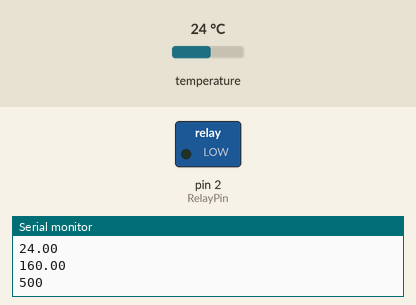
Bench run of a sketch on a simulated Arduino Uno, built with avr-gcc and run on an emulated ATmega328P. On the bench: switched loads named in the sketch (green lamp = pin HIGH), the last lines printed to the serial monitor. Inputs (shaded band) come from the test bench; at power-on: temperature 24 °C.

Above: at 0.85 s.
1.3 s: temperature set to 41 °C
At 5.5 s:
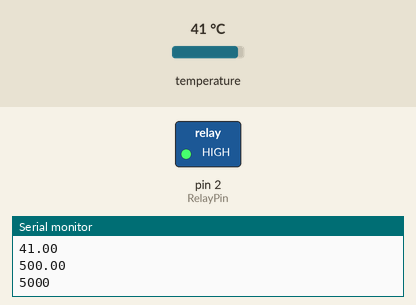
Timing chart, 0 to 7.0 s (numbered marks = the images above; inputs shaded):
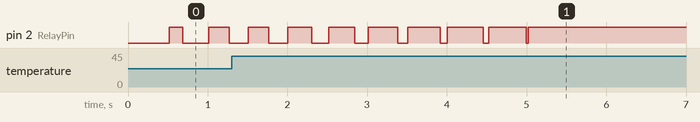

The sketch:

sousvide_pid_ds1820.ino
```cpp
/*
Sous vide controller:
Switches a solid state relay on and off tightly
controlling the temperature of the water bath.
Test runs has given a +-1 degrees Celsius precision over multiple hours
using a slowcooker as heat source.

PID library from:
Brett Beauregard <br3ttb@gmail.com>
https://github.com/br3ttb/Arduino-PID-Library/

DS1820 implementation from:
bildr
http://bildr.org/2011/07/ds18b20-arduino/
*/


#include <PID_v1.h>
#include <OneWire.h>
#define RelayPin 2

// DEBUG VARIABLES
unsigned long serialMillis=0;
int serialFreq=600;

int DS18S20_Pin = 6; //DS18S20 Signal pin on digital 6
OneWire ds(DS18S20_Pin);


//Define Variables we'll be connecting to
double Setpoint, Input, Output;

//Specify the links and initial tuning parameters
PID myPID(&Input, &Output, &Setpoint,2,5,1, DIRECT);

int WindowSize = 500;
unsigned long windowStartTime;
void setup()
{
  Serial.begin(9600);

  windowStartTime = millis();

  // what temperature are we aiming for
  Setpoint = 56;

  myPID.SetControllerDirection(DIRECT);

  //tell the PID to range between 0 and the full window size
  myPID.SetOutputLimits(0, WindowSize);

  //turn the PID on
  myPID.SetMode(AUTOMATIC);
  pinMode(RelayPin,OUTPUT);
}

void loop()
{
  // get the last temperature from sensor
  float temperature = getTemp();
  // set the Input variable to this to be fed into the PID controller
  Input = temperature;
  myPID.Compute();

  /************************************************
   * turn the output pin on/off based on pid output
   ************************************************/
  if(millis() - windowStartTime>WindowSize)
  { //time to shift the Relay Window
    windowStartTime += WindowSize;
  }
  if(Output > millis() - windowStartTime){
    digitalWrite(RelayPin,HIGH);
  }
  else{
    digitalWrite(RelayPin,LOW);
  }


  // DEBUG outputs to the serial so that we can view how it goes
  if(serialMillis+serialFreq<millis()){
    Serial.println(Input);
    Serial.println(Output);
    Serial.println(windowStartTime);
    serialMillis=millis();
  }

}


float getTemp(){
  //returns the temperature from one DS18S20 in DEG Celsius

  byte data[12];
  byte addr[8];

  if ( !ds.search(addr)) {
    //no more sensors on chain, reset search
    ds.reset_search();
    return -1000;
  }

  if ( OneWire::crc8( addr, 7) != addr[7]) {
    Serial.println("CRC is not valid!");
    return -1000;
  }

  if ( addr[0] != 0x10 && addr[0] != 0x28) {
    Serial.print("Device is not recognized");
    return -1000;
  }

  ds.reset();
  ds.select(addr);
  ds.write(0x44,1); // start conversion, with parasite power on at the end

  byte present = ds.reset();
  ds.select(addr);
  ds.write(0xBE); // Read Scratchpad


  for (int i = 0; i < 9; i++) { // we need 9 bytes
    data[i] = ds.read();
  }

  ds.reset_search();

  byte MSB = data[1];
  byte LSB = data[0];

  float tempRead = ((MSB << 8) | LSB); //using two's compliment
  float TemperatureSum = tempRead / 16;

  return TemperatureSum;

}
```

Measured:
- by itself, pin 2 (RelayPin): moves between LOW and HIGH, repeating every 0.53 s
